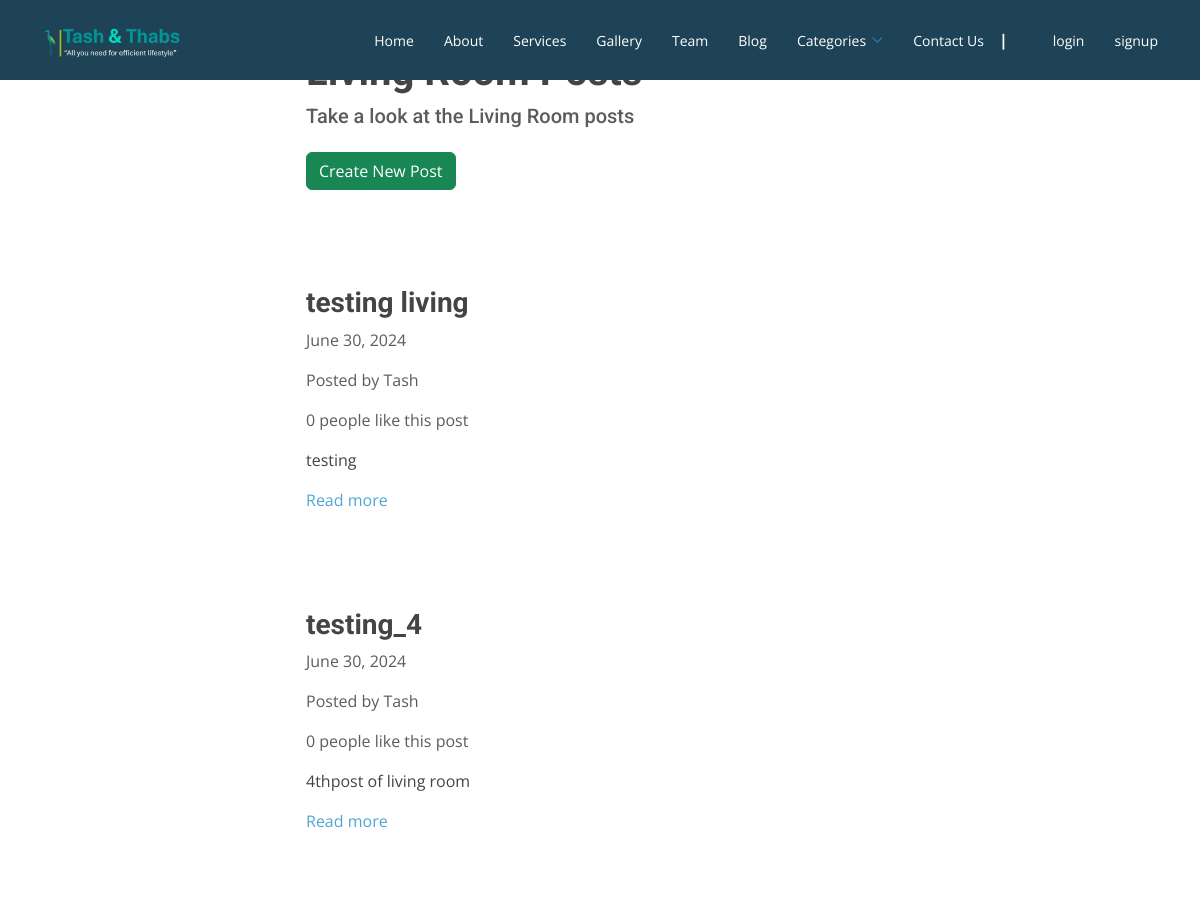
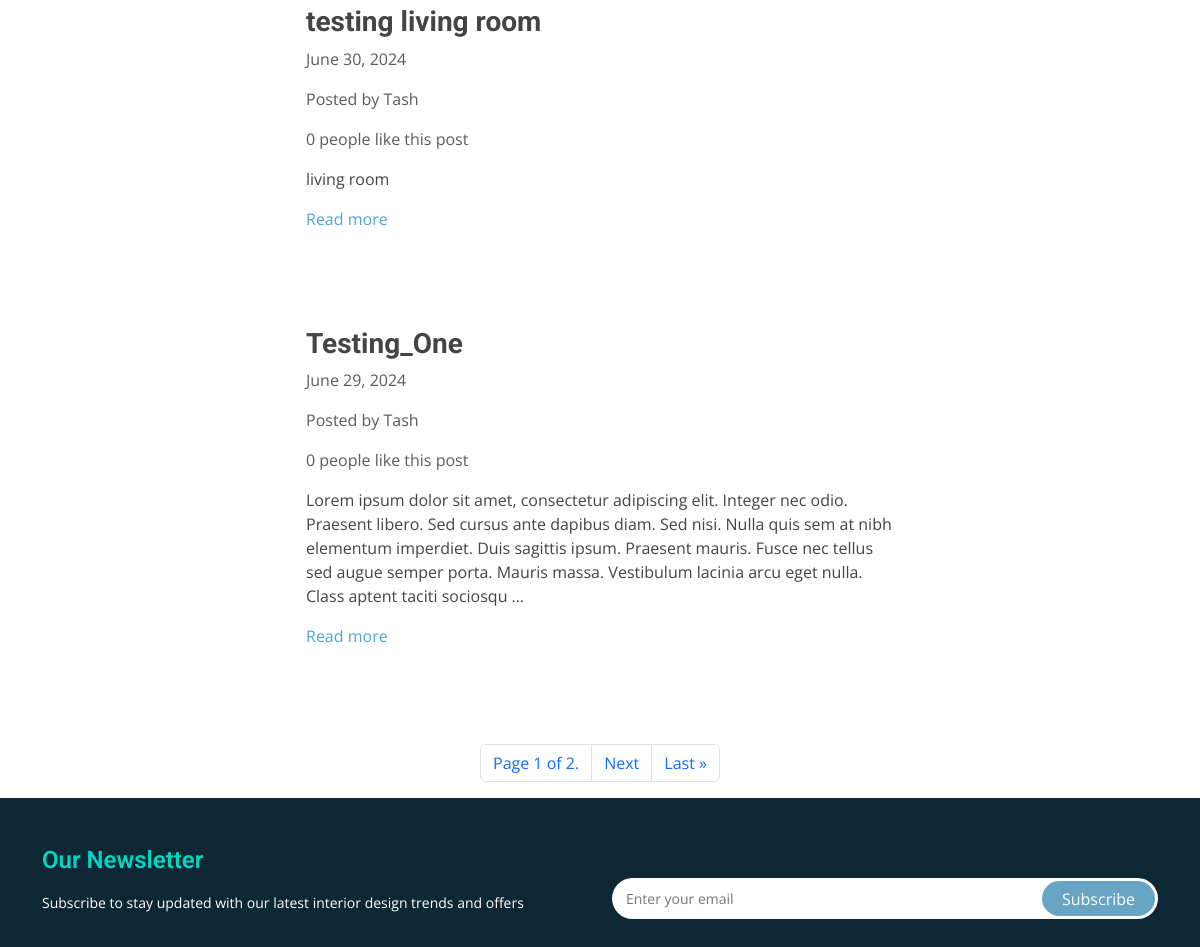
/blog/living/ (upper part), run on an earlier commit of the app's database (2 pictures, top to bottom).
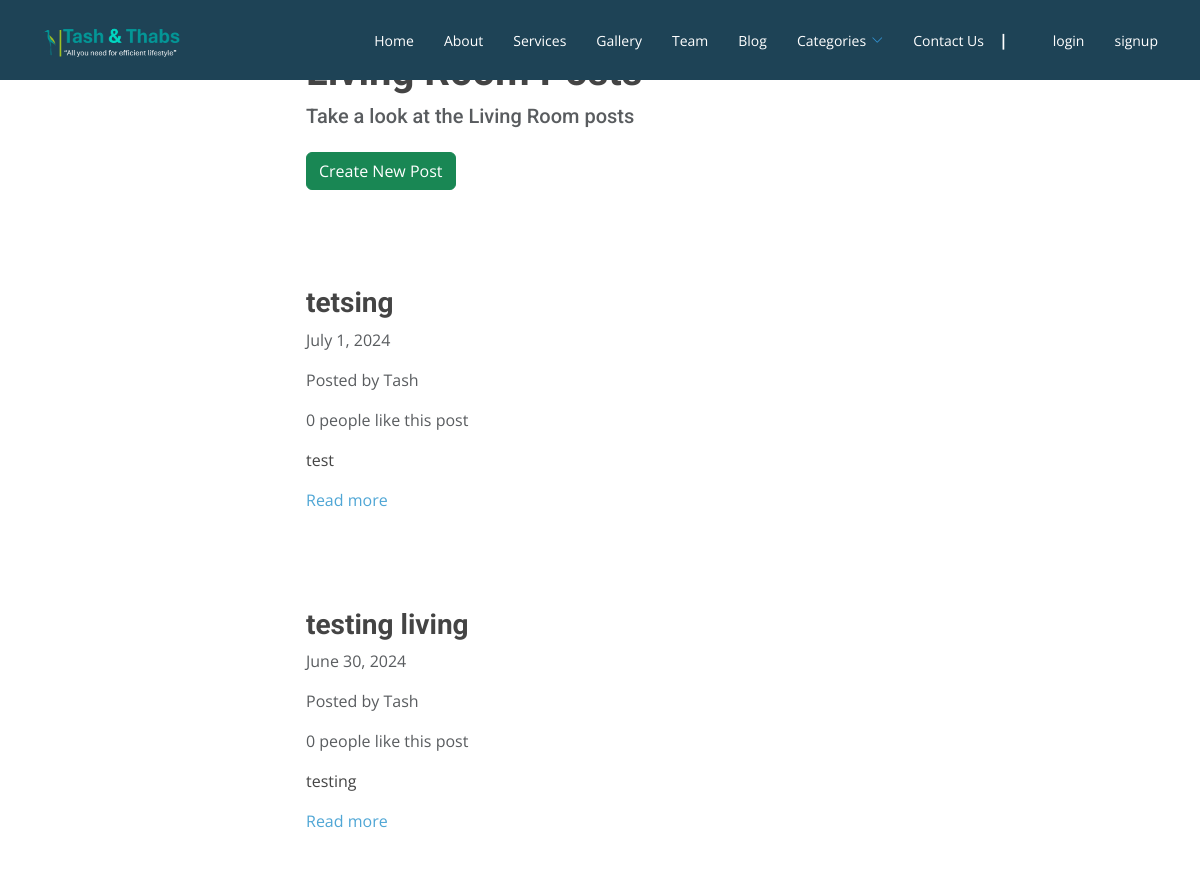
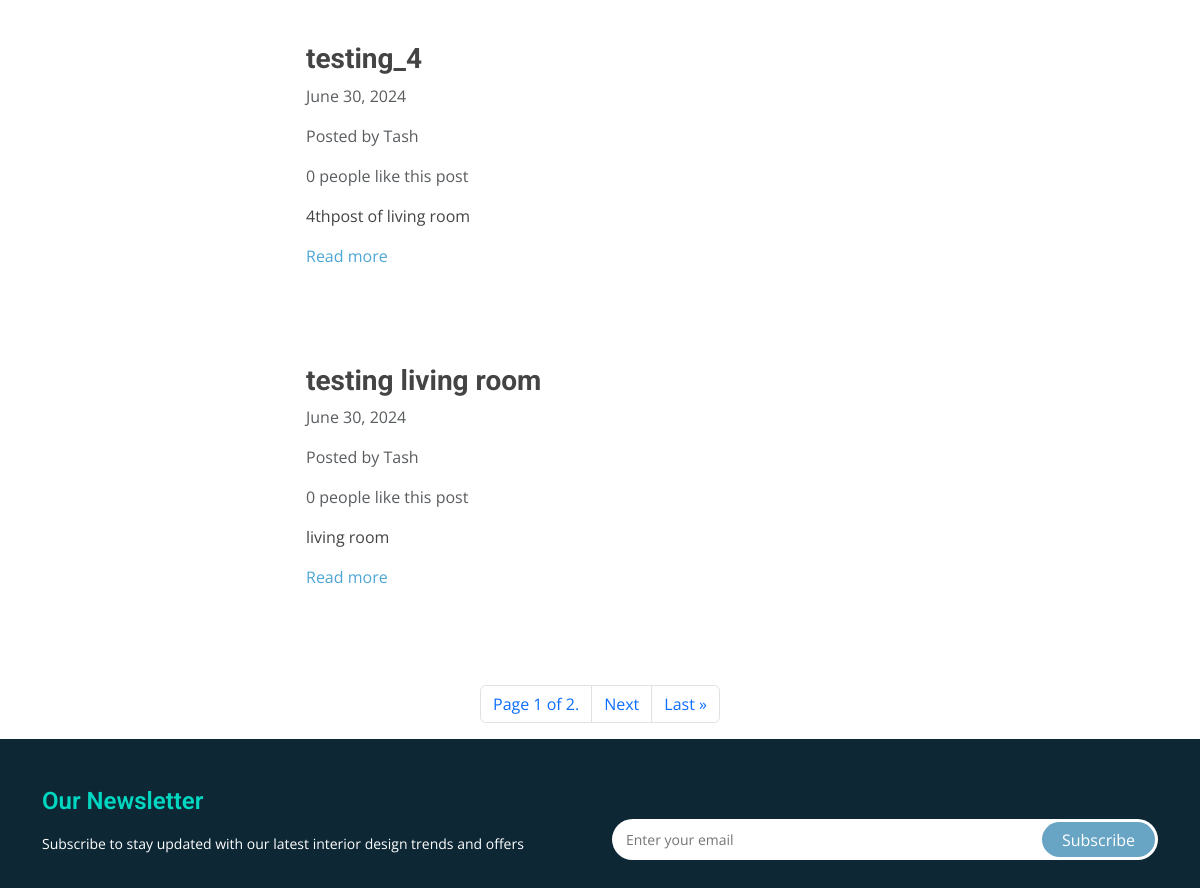
And on a later commit of the database (2 pictures, top to bottom).
### blog/models.py (models this page shows)
class Article(models.Model):
    title = models.CharField(max_length=255)
    content = HTMLField()
    date = models.DateField(auto_now_add=True)
    author = models.ForeignKey(User, on_delete=models.CASCADE)
    living = models.BooleanField(default=False)
    bedroom = models.BooleanField(default=False)
    kitchen = models.BooleanField(default=False)
    bathroom = models.BooleanField(default=False)
    outdoor = models.BooleanField(default=False)
    office = models.BooleanField(default=False)
    likes = models.ManyToManyField(User, related_name='likes', blank=True)
    image = models.ImageField(upload_to='images/', blank=True, null=True)

### blog/views.py (the view)
# urls.py: path('living/', LivingRoomPosts.as_view(), name='living'),
class LivingRoomPosts(ListView):
    model = Article
    queryset = Article.objects.filter(living=True).order_by('-date')
    template_name = 'blog/blog_living.html'
    paginate_by = 4
    def get_context_data(self, **kwargs):
        context = super().get_context_data(**kwargs)
        context['living_count'] = self.get_queryset().count()
        return context

### blog/templates/blog/blog_living.html (shortened to what this page needs)
{% extends "base.html" %}
{% block content %}
    <div class="row">
        <div class="col-md-6 col-12 mx-md-auto mx-3 mt-5 mb-5">
            <h1 class="fw-bolder">Living Room Posts</h1>
            <h5 class="text-muted">Take a look at the Living Room posts</h5>
            <a href="{% url 'create_article' %}" class="btn btn-success mt-3">Create New Post</a>
        </div>
    </div>
    {% for object in object_list %}
    <div class="row">
        <div class="col-md-6 col-11 mx-md-auto mx-3 mt-5 mb-5">
            <h3 class="fw-bold">{{ object.title }}</h3>
            <p class="text-muted">{{ object.date }}</p>
            <p class="text-muted">Posted by {{ object.author.username }}</p>
            {% if object.likes.count == 1 %}
                <p class="text-muted">{{ object.likes.count }} person likes this post</p>
            {% else %}
                <p class="text-muted">{{ object.likes.count }} people like this post</p>
            {% endif %}
            <div class="my-3">
                {{ object.content|truncatewords_html:50|safe }}
            </div>
            <a href="{% url 'detail_article' object.id %}">Read more</a>
        </div>
    </div>
    {% endfor %}
    <nav>
        <ul class="pagination">
            <div class="mx-auto d-flex flex-row mt-5">
                <li class="page-item">
                    <a href="#" class="page-link">Page {{ page_obj.number }} of {{ page_obj.paginator.num_pages }}.</a>
                </li>
                {% if page_obj.has_next %}
                    <li class="page-item">
                        <a class="page-link" href="?page={{ page_obj.next_page_number }}">Next</a>
                    </li>
                    <li class="page-item">
                        <a href="?page={{ page_obj.paginator.num_pages }}" class="page-link">Last &raquo;</a>
                    </li>
                {% endif %}
            </div>
        </ul>
    </nav>
{% endblock %}

What changed in the data, as far as the page shows it:
no longer on this page (row unchanged): Article: title "Testing_One", date "June 29, 2024", author.username "Tash", likes.count "0", content "Lorem ipsum dolor sit amet, consectetur adipiscing elit. Integer nec odio. Praesent libero. Sed cursus ante dapibus diam. Sed nisi. Nulla quis sem at nibh elementum imperdiet. Duis sagittis ipsum. Praesent mauris. Fusce nec tellus sed augue semper porta. Mauris massa. Vestibulum lacinia arcu eget nulla. Class aptent taciti sociosqu …"
added Article: title "tetsing", date "July 1, 2024", author.username "Tash", likes.count "0", content "test"
